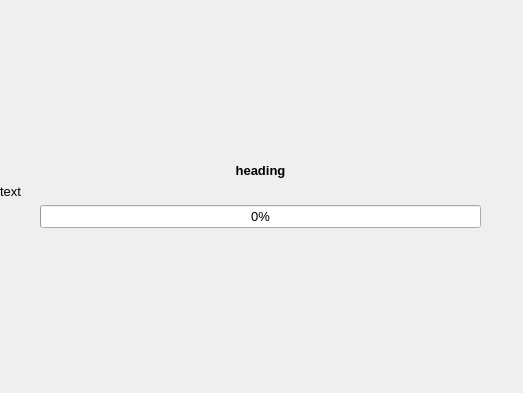
<?xml version="1.0" encoding="UTF-8"?>
<ui version="4.0">
 <class>bugWidget</class>
 <widget class="QWidget" name="bugWidget">
  <property name="geometry">
   <rect>
    <x>0</x>
    <y>0</y>
    <width>523</width>
    <height>393</height>
   </rect>
  </property>
  <property name="font">
   <font>
    <pointsize>6</pointsize>
   </font>
  </property>
  <property name="windowTitle">
   <string>Welcome!</string>
  </property>
  <property name="styleSheet">
   <string notr="true"/>
  </property>
  <widget class="QLabel" name="pixKaptanLogo">
   <property name="geometry">
    <rect>
     <x>610</x>
     <y>4</y>
     <width>16</width>
     <height>16</height>
    </rect>
   </property>
   <property name="frameShadow">
    <enum>QFrame::Raised</enum>
   </property>
   <property name="text">
    <string/>
   </property>
   <property name="wordWrap">
    <bool>true</bool>
   </property>
  </widget>
  <widget class="QWidget" name="verticalLayoutWidget">
   <property name="geometry">
    <rect>
     <x>0</x>
     <y>0</y>
     <width>521</width>
     <height>391</height>
    </rect>
   </property>
   <layout class="QVBoxLayout" name="verticalLayout">
    <item>
     <spacer name="verticalSpacer">
      <property name="orientation">
       <enum>Qt::Vertical</enum>
      </property>
      <property name="sizeHint" stdset="0">
       <size>
        <width>20</width>
        <height>40</height>
       </size>
      </property>
     </spacer>
    </item>
    <item>
     <widget class="QLabel" name="heading">
      <property name="sizePolicy">
       <sizepolicy hsizetype="Preferred" vsizetype="Preferred">
        <horstretch>0</horstretch>
        <verstretch>0</verstretch>
       </sizepolicy>
      </property>
      <property name="font">
       <font>
        <pointsize>10</pointsize>
        <weight>75</weight>
        <bold>true</bold>
       </font>
      </property>
      <property name="layoutDirection">
       <enum>Qt::LeftToRight</enum>
      </property>
      <property name="text">
       <string>heading</string>
      </property>
      <property name="alignment">
       <set>Qt::AlignCenter</set>
      </property>
      <property name="wordWrap">
       <bool>true</bool>
      </property>
     </widget>
    </item>
    <item>
     <widget class="QLabel" name="text">
      <property name="font">
       <font>
        <pointsize>10</pointsize>
       </font>
      </property>
      <property name="text">
       <string>text</string>
      </property>
      <property name="wordWrap">
       <bool>true</bool>
      </property>
     </widget>
    </item>
    <item>
     <layout class="QHBoxLayout" name="horizontalLayout">
      <item>
       <spacer name="horizontalSpacer">
        <property name="orientation">
         <enum>Qt::Horizontal</enum>
        </property>
        <property name="sizeType">
         <enum>QSizePolicy::Maximum</enum>
        </property>
        <property name="sizeHint" stdset="0">
         <size>
          <width>40</width>
          <height>20</height>
         </size>
        </property>
       </spacer>
      </item>
      <item>
       <widget class="QProgressBar" name="progress">
        <property name="font">
         <font>
          <pointsize>10</pointsize>
         </font>
        </property>
        <property name="value">
         <number>0</number>
        </property>
       </widget>
      </item>
      <item>
       <spacer name="horizontalSpacer_2">
        <property name="orientation">
         <enum>Qt::Horizontal</enum>
        </property>
        <property name="sizeType">
         <enum>QSizePolicy::Maximum</enum>
        </property>
        <property name="sizeHint" stdset="0">
         <size>
          <width>40</width>
          <height>20</height>
         </size>
        </property>
       </spacer>
      </item>
     </layout>
    </item>
    <item>
     <spacer name="verticalSpacer_2">
      <property name="orientation">
       <enum>Qt::Vertical</enum>
      </property>
      <property name="sizeHint" stdset="0">
       <size>
        <width>20</width>
        <height>40</height>
       </size>
      </property>
     </spacer>
    </item>
   </layout>
  </widget>
 </widget>
 <resources/>
 <connections/>
</ui>
